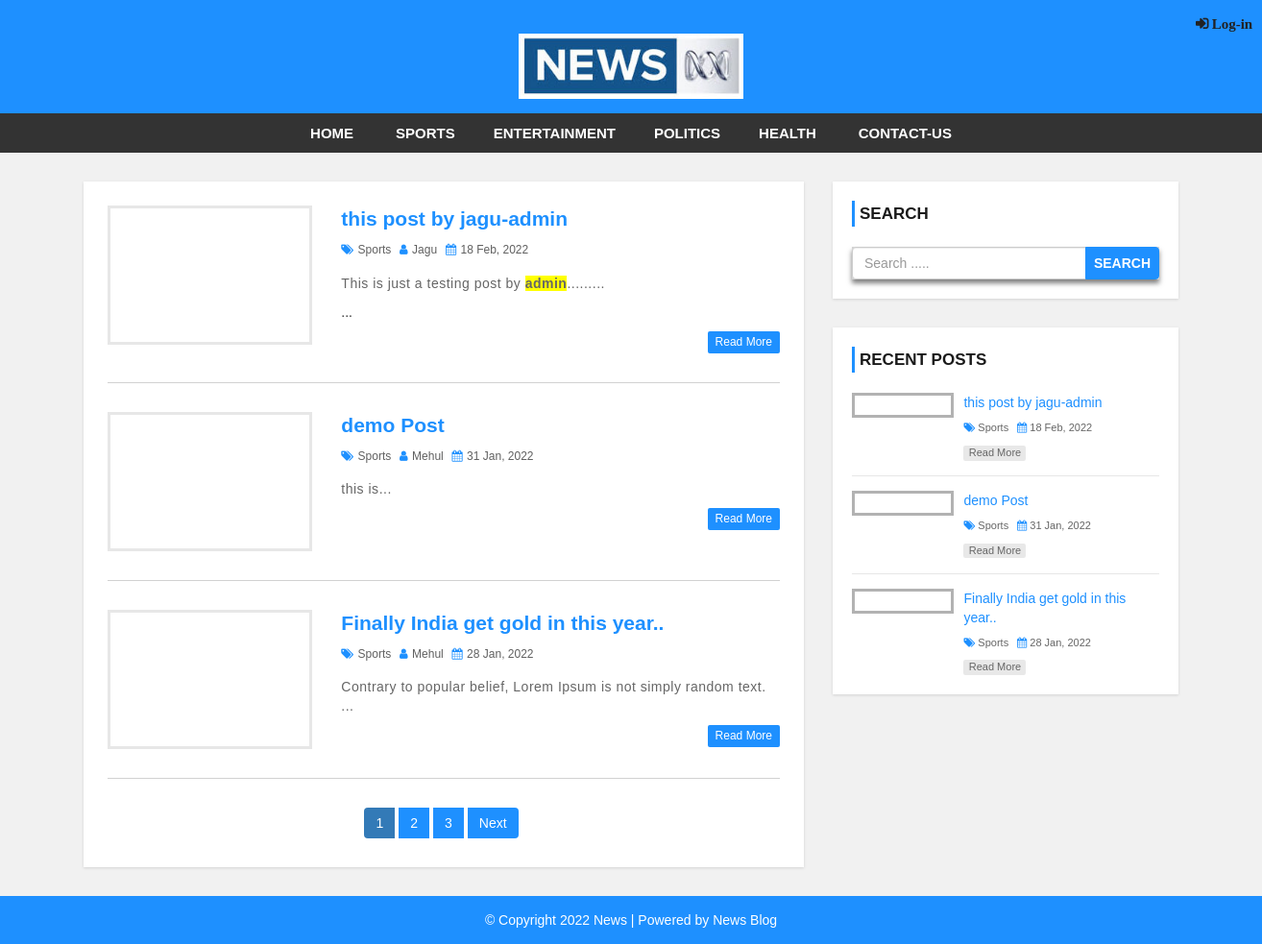
The page / on the database its author committed.
### tables this page shows
CREATE TABLE `settings` (
  `id` int(11) NOT NULL,
  `websitename` varchar(60) NOT NULL,
  `logo` varchar(50) NOT NULL,
  `footerdesc` varchar(255) NOT NULL
);

CREATE TABLE `category` (
  `category_id` int(11) NOT NULL,
  `category_name` varchar(100) NOT NULL,
  `post` int(11) NOT NULL DEFAULT 0
);

CREATE TABLE `post` (
  `post_id` int(11) NOT NULL,
  `title` varchar(100) NOT NULL,
  `description` text NOT NULL,
  `category` varchar(100) NOT NULL,
  `post_date` varchar(50) NOT NULL,
  `author` int(11) NOT NULL,
  `post_img` varchar(100) NOT NULL
);

CREATE TABLE `user` (
  `user_id` int(10) UNSIGNED NOT NULL,
  `first_name` varchar(30) NOT NULL,
  `last_name` varchar(30) NOT NULL,
  `username` varchar(30) DEFAULT NULL,
  `email` varchar(50) DEFAULT NULL,
  `password` varchar(40) DEFAULT NULL,
  `role` int(11) NOT NULL,
  `user_img` varchar(50) DEFAULT NULL
);

### config.php (called while the page is built, shortened)
<?php
$hostname = "http://localhost/news-web";
?>

### index.php (the view, shortened to what this page needs)
<?php include 'header.php'; ?>
    <div id="main-content">
        <div class="container">
            <div class="row">
                <div class="col-md-8">
                    <div class="post-container">
                      <?php
                        include "config.php";
                        $limit = 3;
                        if(isset($_GET['page'])){
                          $page = $_GET['page'];
                        }else{
                          $page = 1;
                        }
                        $offset = ($page - 1) * $limit;
                        $sql = "SELECT post.post_id, post.title, post.description,post.post_date,post.author,
                        category.category_name,user.username,post.category,post.post_img FROM post
                        LEFT JOIN category ON post.category = category.category_id
                        LEFT JOIN user ON post.author = user.user_id
                        ORDER BY post.post_id DESC LIMIT {$offset},{$limit}";
                        $result = mysqli_query($conn, $sql) or die("Query Failed.");
                        if(mysqli_num_rows($result) > 0){
                          while($row = mysqli_fetch_assoc($result)) {
                      ?>
                        <div class="post-content">
                            <div class="row">
                                <div class="col-md-4">
                                  <a class="post-img" href="single.php?id=<?php echo $row['post_id']; ?>"><img src="admin/upload/<?php echo $row['post_img']; ?>" alt=""/></a>
                                </div>
                                <div class="col-md-8">
                                  <div class="inner-content clearfix">
                                      <h3><a href='single.php?id=<?php echo $row['post_id']; ?>'><?php echo $row['title']; ?></a></h3>
                                      <div class="post-information">
                                          <span>
                                              <i class="fa fa-tags" aria-hidden="true"></i>
                                              <a href='category.php?cid=<?php echo $row['category']; ?>'><?php echo $row['category_name']; ?></a>
                                          </span>
                                          <span>
                                              <i class="fa fa-user" aria-hidden="true"></i>
                                              <a href='author.php?aid=<?php echo $row['author']; ?>'><?php echo $row['username']; ?></a>
                                          </span>
                                          <span>
                                              <i class="fa fa-calendar" aria-hidden="true"></i>
                                              <?php echo $row['post_date']; ?>
                                          </span>
                                      </div>
                                      <p class="description">
                                          <?php echo substr($row['description'],0,130) . "..."; ?>
                                      </p>
                                      <a class='read-more pull-right' href='single.php?id=<?php echo $row['post_id']; ?>'>read more</a>
                                  </div>
                                </div>
                            </div>
                        </div>
                        <?php
                          }
                        }else{
                          echo "<h2>No Record Found.</h2>";
                        }
                        $sql1 = "SELECT * FROM post";
                        $result1 = mysqli_query($conn, $sql1) or die("Query Failed.");
                        if(mysqli_num_rows($result1) > 0){
                          $total_records = mysqli_num_rows($result1);
                          $total_page = ceil($total_records / $limit);
                          echo '<ul class="pagination admin-pagination">';
                          for($i = 1; $i <= $total_page; $i++){
                            if($i == $page){
                              $active = "active";
                            }else{
                              $active = "";
                            }
                            echo '<li class="'.$active.'"><a href="index.php?page='.$i.'">'.$i.'</a></li>';
                          }
                          if($total_page > $page){
                            echo '<li><a href="index.php?page='.($page + 1).'">Next</a></li>';
                          }
                          echo '</ul>';
                        }
                        ?>
                    </div>
                </div>
                <?php include 'sidebar.php'; ?>
            </div>
        </div>
    </div>
<?php include 'footer.php'; ?>

### header.php (shortened to what this page needs)
<?php
  include "config.php";
?>
<!DOCTYPE html>
<html lang="en">
<head>
    <link rel="stylesheet" href="css/bootstrap.min.css" />
    <link rel="stylesheet" href="css/font-awesome.css">
    <link rel="stylesheet" href="css/style.css">
    <link rel="stylesheet" href="css/style2.css">
</head>
<body>
<div id="header">
    <?php
    if(isset($_SESSION["username"])){ ?>
        <div class="col-md-offset-9">
              <a href="profile.php?id=<?php echo $_SESSION['user_id']; ?>">
                <img class="img-circle" id="user-img-front" src="<?php echo 'images/' . $_SESSION['n_user_img']; ?>">
              </a>
              <span id="hello-user">Hello </span>
              <span id="hello-user"><?php echo $_SESSION["username"]; ?></span>
              <a href="log-out.php" id="admin-logout-front">logout</a>
        </div>
    <?php }else{ ?>
          <a href='log-in.php' style='margin-left: 1230px; margin-top: -10px;'>
            <i class="fa fa-sign-in" style="font-weight: bold; font-size: 15px;"> Log-in</i>
          </a>
    <?php }
    ?>
    <div class="container">
        <div class="row">
            <div class=" col-md-offset-4 col-md-4">
              <?php
                include "config.php";
                $sql = "SELECT * FROM settings";
                $result = mysqli_query($conn, $sql) or die("Query Failed.");
                if(mysqli_num_rows($result) > 0){
                  while($row = mysqli_fetch_assoc($result)) {
                    if($row['logo'] == ""){
                      echo '<a href="index.php"><h1>'.$row['websitename'].'</h1></a>';
                    }else{
                      echo '<a href="index.php" id="logo"><img src="admin/images/'. $row['logo'] .'"></a>';
                    }
                  }
                }
                ?>
            </div>
        </div>
    </div>
</div>
<div id="menu-bar">
    <div class="container">
        <div class="row">
            <div class="col-md-12">
              <?php
                include "config.php";
                $sql = "SELECT * FROM category WHERE post > 0";
                $result = mysqli_query($conn, $sql) or die("Query Failed. : Category");
                if(mysqli_num_rows($result) > 0){
                  $active = "";
              ?>
                <ul class='menu'>
                  <li><a href='<?php echo $hostname; ?>'>Home</a></li>
                  <?php while($row = mysqli_fetch_assoc($result)) {
                    echo "<li><a class='{$active}' href='category.php?cid={$row['category_id']}'>{$row['category_name']}</a></li>";
                  } ?>
                  <li><a href='contact.php'>Contact-Us</a></li>
                </ul>
                <?php } ?>
            </div>
        </div>
    </div>
</div>

### sidebar.php (shortened to what this page needs)
<div id="sidebar" class="col-md-4">
    <div class="search-box-container">
        <h4>Search</h4>
        <form class="search-post" action="search.php" method ="GET">
            <div class="input-group">
                <input type="text" name="search" class="form-control" placeholder="Search .....">
                <span class="input-group-btn">
                    <button type="submit" class="btn btn-danger">Search</button>
                </span>
            </div>
        </form>
    </div>
    <div class="recent-post-container">
        <h4>Recent Posts</h4>
        <?php
        include "config.php";
        $limit = 3;
        $sql = "SELECT post.post_id, post.title, post.post_date,
        category.category_name,post.category,post.post_img FROM post
        LEFT JOIN category ON post.category = category.category_id
        ORDER BY post.post_id DESC LIMIT {$limit}";
        $result = mysqli_query($conn, $sql) or die("Query Failed. : Recent Post");
        if(mysqli_num_rows($result) > 0){
          while($row = mysqli_fetch_assoc($result)) {
      ?>
        <div class="recent-post">
            <a class="post-img" href="single.php?id=<?php echo $row['post_id']; ?>">
            </a>
            <div class="post-content">
                <h5><a href="single.php?id=<?php echo $row['post_id']; ?>"><?php echo $row['title']; ?></a></h5>
                <span>
                    <i class="fa fa-tags" aria-hidden="true"></i>
                    <a href='category.php?cid=<?php echo $row['category']; ?>'><?php echo $row['category_name']; ?></a>
                </span>
                <span>
                    <i class="fa fa-calendar" aria-hidden="true"></i>
                    <?php echo $row['post_date']; ?>
                </span>
                <a class="read-more" href="single.php?id=<?php echo $row['post_id']; ?>">read more</a>
            </div>
        </div>
    <?php
      }
    }
    ?>
    </div>
</div>

### footer.php
<div id ="footer">
    <div class="container">
        <div class="row">
            <div class="col-md-12">
              <?php
                include "config.php";
                $sql = "SELECT * FROM settings";
                $result = mysqli_query($conn, $sql) or die("Query Failed.");
                if(mysqli_num_rows($result) > 0){
                  while($row = mysqli_fetch_assoc($result)) {
              ?>
                <span><?php echo $row['footerdesc']; ?></span>
              <?php
                }
              }
              ?>
            </div>
        </div>
    </div>
</div>
</body>
</html>

### css/style.css (style rules this page uses)
body { background: #f1f1f1; font-family: sans-serif,arial,Helvetica; }
a, a:hover, a:focus { text-decoration: none; outline: none; }
ul { margin:0; padding:0; list-style:none; }
form { background: lightgrey; padding: 25px; box-shadow: 0 4px 5px rgba(0.5,0.5,0.5,0.5); }
#header { background: #1e90ff; text-align: center; padding: 15px; }
#logo { display: inline-block; width: 65%; }
#logo img { width: 100%; }
#menu-bar { background: #333; text-align: center; }
#menu-bar .menu > li { display: inline-block; }
.menu > li > a { padding: 10px 20px; display: block; text-transform: uppercase; color: #fff; font-size: 15px; font-weight:600; transition:all 0.5s ease 0s; }
#main-content { padding: 30px 0; min-height: 750px; }
#main-content .post-container { background-color: #fff; padding: 25px; box-shadow: 0 1px 3px rgba(0, 0, 0, 0.13); }
#main-content .post-content { border-bottom: 1px solid #d1d1d1; padding: 0 0 30px; margin-bottom:30px; }
#main-content .post-content .post-img { border: 3px solid #e7e7e7; display: block; height: 145px; overflow: hidden; transition: border .3s; }
#main-content .post-content h3 { font-size: 21px; line-height: 28px; font-weight: 600; margin: 0 0 7px; }
#main-content .post-content h3 a { color: #1e90ff; transition:all 0.3s; }
#main-content .post-content .post-information span { color: #606060; font-size: 12px; text-transform: capitalize; margin: 0 5px 5px 0; display: inline-block; }
#main-content .post-content .post-information i { color: #1e90ff; margin-right: 1px; }
#main-content .post-content .post-information a { color: #606060; text-decoration: none; }
#main-content .post-content p, #main-content .single-post p { color: #666; font-size: 14px; letter-spacing: 0.5px; margin:0 0 10px; }
#main-content .post-content a.read-more { color: #fff; background-color: #1E90FF; font-size: 12px; text-transform: capitalize; padding: 3px 8px; border-radius: 2px; transition: all 0.3s; }
.pagination { display: block; text-align: center; margin: 0; }
.pagination li { display:inline-block; margin: 0 5px 0 0; }
.pagination li a { border: none; background: #1e90ff; color: #fff; }
i.fa { color:#222; }
#sidebar h4 { color: #1A1A1A; font-size: 17px; line-height: 27px; font-weight:600; text-transform: uppercase; padding: 0 0 0 5px; margin: 0 0 21px; border-left: 3px solid #1e90ff; }
#sidebar .search-box-container { background-color: #fff; padding: 20px; margin: 0 0 30px; box-shadow: 0 1px 3px rgba(0, 0, 0, 0.13); }
#sidebar .search-post { padding: 0; }
#sidebar .search-post input { color: #606060; }
#sidebar .search-post .btn { font-weight: 600; text-transform: uppercase; padding: 6px 8px; background-color: #1E90FF; border-color: #1E90FF; outline: none; }
#sidebar .recent-post-container { padding: 20px; background: #fff; box-shadow: 0 1px 3px rgba(0, 0, 0, 0.13); }
#sidebar .recent-post { border-bottom: 1px solid #e7e7e7; padding: 0 0 15px; margin: 0 0 15px; }
#sidebar .recent-post:last-child { margin: 0; padding: 0; border: none; }
#sidebar .recent-post .post-img { display: inline-block; width: 33%; border: 3px solid rgba(0,0,0,0.3); vertical-align: top; transition: border .3s; }
#sidebar .recent-post .post-content { width: 65%; display: inline-block; border: none; padding: 0 0 0 7px; margin: 0; }
#sidebar .recent-post h5 { font-size: 14px; line-height: 20px; margin: 0 0 5px; }
#sidebar .recent-post h5 a { color: #1E90FF; }
#sidebar .recent-post span { color: #666; font-size: 11px; display: inline-block; margin: 0 5px 10px 0; }
#sidebar .recent-post span a { color: #666; }
#sidebar .recent-post span i { color: #1E90FF; }
#sidebar .recent-post a.read-more { color: #666; background-color: rgba(0,0,0,0.09); width: 65px; font-size: 11px; text-align: center; padding: 0; display: block; transition: all 0.3s; }
#footer { color: #fff; padding:15px 0; text-align:center; background-color:#1e90ff; }
#footer a { color:#fff; }

### rows shown on the page
settings: logo (picture), footerdesc "© Copyright 2022 News | Powered by News Blog"
category: category_name "SPORTS"
category: category_name "ENTERTAINMENT"
category: category_name "POLITICS"
category: category_name "HEALTH"
post: title "this post by jagu-admin", category.category_name "Sports", user.username "Jagu", post_date "18 Feb, 2022", description "This is just a testing post by admin ........."
post: title "demo Post", category.category_name "Sports", user.username "Mehul", post_date "31 Jan, 2022", description "this is"
post: title "Finally India get gold in this year..", category.category_name "Sports", user.username "Mehul", post_date "28 Jan, 2022", description "Contrary to popular belief, Lorem Ipsum is not simply random text."
